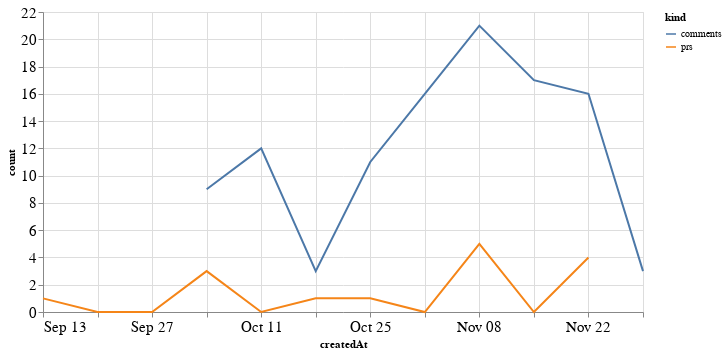

Notebook code for this chart:
### Code cell
alt.Chart(total_time, width=600).mark_line().encode(
    x='createdAt',
    y='count',
    color='kind'
)

### Figure 1 — Vega-Lite specification as saved in the notebook (floating-point values rounded to 4 significant figures)
{"config": {"axisLeft": {"labelFontSize": 15}, "axisBottom": {"labelFontSize": 15}}, "data": {"name": "data-76c33a8939c2959bf8cb4e310cb37b9e"}, "mark": "line", "encoding": {"color": {"type": "nominal", "field": "kind"}, "x": {"type": "temporal", "field": "createdAt"}, "y": {"type": "quantitative", "field": "count"}}, "width": 600, "$schema": "https://vega.github.io/schema/vega-lite/v4.8.1.json", "datasets": {"data-76c33a8939c2959bf8cb4e310cb37b9e": [{"createdAt": "2020-09-13T00:00:00", "kind": "prs", "count": 1.0}, {"createdAt": "2020-09-20T00:00:00", "kind": "prs", "count": 0.0}, {"createdAt": "2020-09-27T00:00:00", "kind": "prs", "count": 0.0}, {"createdAt": "2020-10-04T00:00:00", "kind": "prs", "count": 3.0}, {"createdAt": "2020-10-11T00:00:00", "kind": "prs", "count": 0.0}, {"createdAt": "2020-10-18T00:00:00", "kind": "prs", "count": 1.0}, {"createdAt": "2020-10-25T00:00:00", "kind": "prs", "count": 1.0}, {"createdAt": "2020-11-01T00:00:00", "kind": "prs", "count": 0.0}, {"createdAt": "2020-11-08T00:00:00", "kind": "prs", "count": 5.0}, {"createdAt": "2020-11-15T00:00:00", "kind": "prs", "count": 0.0}, {"createdAt": "2020-11-22T00:00:00", "kind": "prs", "count": 4.0}, {"createdAt": "2020-11-29T00:00:00", "kind": "prs", "count": null}, {"createdAt": "2020-09-13T00:00:00", "kind": "comments", "count": null}, {"createdAt": "2020-09-20T00:00:00", "kind": "comments", "count": null}, {"createdAt": "2020-09-27T00:00:00", "kind": "comments", "count": null}, {"createdAt": "2020-10-04T00:00:00", "kind": "comments", "count": 9.0}, {"createdAt": "2020-10-11T00:00:00", "kind": "comments", "count": 12.0}, {"createdAt": "2020-10-18T00:00:00", "kind": "comments", "count": 3.0}, {"createdAt": "2020-10-25T00:00:00", "kind": "comments", "count": 11.0}, {"createdAt": "2020-11-01T00:00:00", "kind": "comments", "count": 16.0}, {"createdAt": "2020-11-08T00:00:00", "kind": "comments", "count": 21.0}, {"createdAt": "2020-11-15T00:00:00", "kind": "comments", "count": 17.0}, {"createdAt": "2020-11-22T00:00:00", "kind": "comments", "count": 16.0}, {"createdAt": "2020-11-29T00:00:00", "kind": "comments", "count": 3.0}]}}
